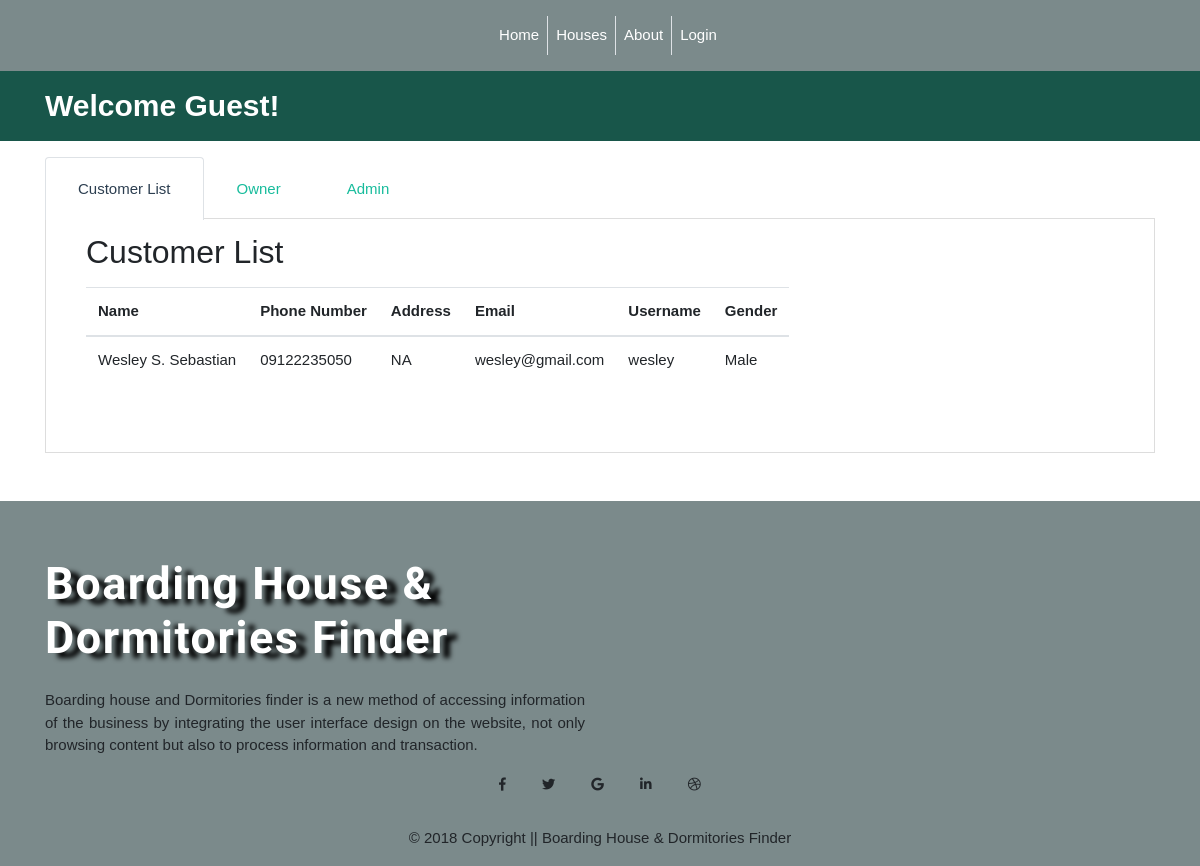
Screenshot of /admin/user_list.php with the database file from the repository.
### tables this page shows
CREATE TABLE IF NOT EXISTS `users` (
  `id` int(11) NOT NULL,
  `role_id` int(11) NOT NULL,
  `status_id` int(11) NOT NULL,
  `user_fname` varchar(255) NOT NULL,
  `user_lname` varchar(255) DEFAULT NULL,
  `user_mname` varchar(10) NOT NULL,
  `user_address` varchar(255) NOT NULL,
  `user_gender` enum('m','f') NOT NULL,
  `user_birthdate` varchar(255) NOT NULL,
  `user_picture` varchar(255) NOT NULL,
  `user_email` varchar(255) NOT NULL,
  `user_phone_number` varchar(15) NOT NULL,
  `username` varchar(255) NOT NULL,
  `password` varchar(255) NOT NULL,
  `create_date` varchar(100) NOT NULL,
  `update_date` varchar(100) NOT NULL
);

### admin/user_list.php (the view, shortened to what this page needs)
<?php
	function display_content(){
		require '../condb.php';
		?>
		<div class="container mt-3 mb-5 pd-5">
			  <ul class="nav nav-tabs" role="tablist">
			  <li class="nav-item">
			    <a class="nav-link active" data-toggle="tab" href="#customer-list" role="tab" aria-controls="customer-list">Customer List</a>
			  </li>
			  <li class="nav-item">
			    <a class="nav-link" data-toggle="tab" href="#owner-list" role="tab" aria-controls="owner-list">Owner</a>
			  </li>
			  <li class="nav-item">
			    <a class="nav-link" data-toggle="tab" href="#admin-list" role="tab" aria-controls="admin-list">Admin</a>
			  </li>
			</ul>
			<div class="tab-content">
			  <div class="tab-pane active" id="customer-list" role="tabpanel">
			  	<div class="container">
			  		<div class="col-sm-12">
			  		<h3 class="mt-1">Customer List</h3>
			  		</div>
			  		<div class="container">
			  			<div class="row">
			  			<div class="col-sm-12 mt-2 table-responsive">
			  			<table class="customer-list w-auto table" id="customer-list" class="table table-hover">
			  				<thead>
			  					<tr>
			  						<th>Name</th>
			  						<th>Phone Number</th>
			  						<th>Address</th>
			  						<th>Email</th>
			  						<th>Username</th>
			  						<th>Gender</th>
			  					</tr>
			  				</thead>
			  				<tbody>
			  					<?php
			  					$user_name = "SELECT * FROM users WHERE role_id = '3' ORDER BY user_fname ASC";
			  					$user_results = mysqli_query($conn, $user_name);
			  					while ($user_row = mysqli_fetch_assoc($user_results)) {
			  						extract($user_row);
			  					?>
			  					<tr>
			  						<td><?php echo $user_fname,str_repeat('&nbsp;', 1),substr($user_mname, 0, 1).".".str_repeat('&nbsp;', 1),ucfirst($user_lname); ?></td>
			  						<td><?php echo $user_phone_number; ?></td>
			  						<td><?php echo $user_address; ?></td>
			  						<td><?php echo $user_email; ?></td>
			  						<td><?php echo $username; ?></td>
			  						<td><?php if ($user_gender == 'm') {
			  							echo "Male";
			  						}elseif($user_gender == 'f'){
			  							echo "Female";
			  						}else {
			  							echo "None";
			  						}?></td>
			  					</tr>
			  					<?php
			  					}
			  					?>
			  				</tbody>
			  			</table>
			  			</div>
			  			</div>
			  		</div>
			  	</div>
			  </div>
		</div>
	</div>
		<?php
	}
	require "../template.php";
?>

### assets/css/style.css (style rules this page uses)
* { margin: 0; padding: 0; box-sizing: border-box; }
html,body { font-family: 'Moserrat', sans-serif; }
.nav.nav-tabs li a, .nav.nav-tabs li.active > a:hover, .nav.nav-tabs li.active > a:active, .nav.nav-tabs li.active > a:focus { border-bottom-width: 0px; outline: none; }
.nav.nav-tabs li a { padding-top: 20px; padding-bottom: 20px; }
.tab-pane { background: #fff; padding: 10px; border: 1px solid #ddd; margin-top: -1px; min-height: 235px; }

### rows the page displays
users: user_fname "Wesley", user_mname "S", user_lname "Sebastian", user_phone_number "09122235050", user_address "NA", user_email "wesley@gmail.com", username "wesley", user_gender "Male"
